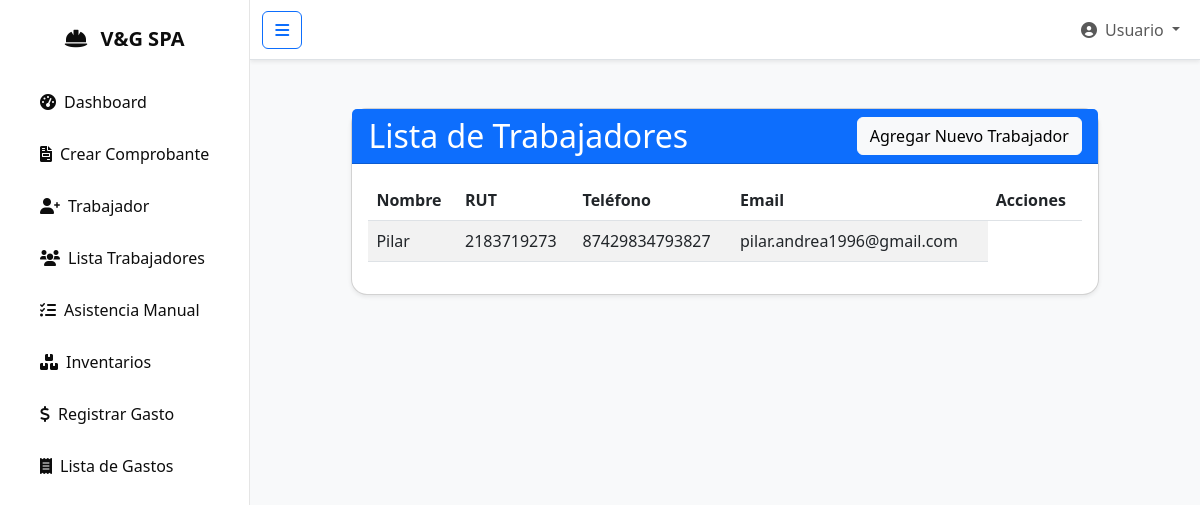
The app's page /trabajadores/ with its own data.
### app/models.py (models this page shows, shortened)
class Trabajador(models.Model):
    TIPO_PROYECTO = [
        ('CONSTRUCTORA', 'Constructora'),
        ('BLOQUERA', 'Bloquera'),
    ]
    nombre = models.CharField(max_length=100)
    rut = models.CharField(max_length=12, unique=True)
    direccion = models.TextField(blank=True, null=True)
    telefono = models.CharField(max_length=20, blank=True, null=True)
    email = models.EmailField(blank=True, null=True)
    tipo_proyecto = models.CharField(max_length=20, choices=TIPO_PROYECTO, default='CONSTRUCTORA')
    cargo = models.CharField(max_length=100, blank=True, null=True)
    class Meta:
        verbose_name_plural = "Trabajadores"

### app/views.py (the view)
# urls.py: path('trabajadores/', lista_trabajadores, name='lista_trabajadores'),
def lista_trabajadores(request):
    trabajadores = Trabajador.objects.all()
    return render(request, 'app/lista_trabajadores.html', {'trabajadores': trabajadores})

### app/templates/app/lista_trabajadores.html
{% extends 'app/base.html' %}
{% load static %}
{% block contenido %}
<div class="container mt-4">
    <div class="row justify-content-center">
        <div class="col-md-10">
            <div class="card shadow-sm">
                <div class="card-header bg-primary text-white d-flex justify-content-between align-items-center">
                    <h2 class="mb-0">Lista de Trabajadores</h2>
                    <a href="{% url 'crear_trabajador' %}" class="btn btn-light">Agregar Nuevo Trabajador</a>
                </div>
                <div class="card-body">
                    <table class="table table-striped table-hover">
                        <thead>
                            <tr>
                                <th>Nombre</th>
                                <th>RUT</th>
                                <th>Teléfono</th>
                                <th>Email</th>
                                <th>Acciones</th>
                            </tr>
                        </thead>
                        <tbody>
                            {% for trabajador in trabajadores %}
                            <tr>
                                <td>{{ trabajador.nombre }}</td>
                                <td>{{ trabajador.rut }}</td>
                                <td>{{ trabajador.telefono }}</td>
                                <td>{{ trabajador.email }}</td>
                            </tr>
                            {% empty %}
                            <tr>
                                <td colspan="5" class="text-center">No hay trabajadores registrados.</td>
                            </tr>
                            {% endfor %}
                        </tbody>
                    </table>
                </div>
            </div>
        </div>
    </div>
</div>
{% endblock %}

### app/static/app/css/style.css (style rules this page uses)
html, body { height: 100%; margin: 0; overflow: hidden; }
body { background-color: #f8f9fa; }
.card.shadow-sm { border-radius: 1rem; box-shadow: 0 5px 15px rgba(0,0,0,.08); }
.card.shadow-sm { background-color: #FFFFFF; border-radius: 1rem; box-shadow: 0 5px 15px rgba(0,0,0,.08); }

### records on screen
Trabajador: nombre "Pilar", rut "2183719273", telefono "87429834793827", email "pilar.andrea1996@gmail.com"
